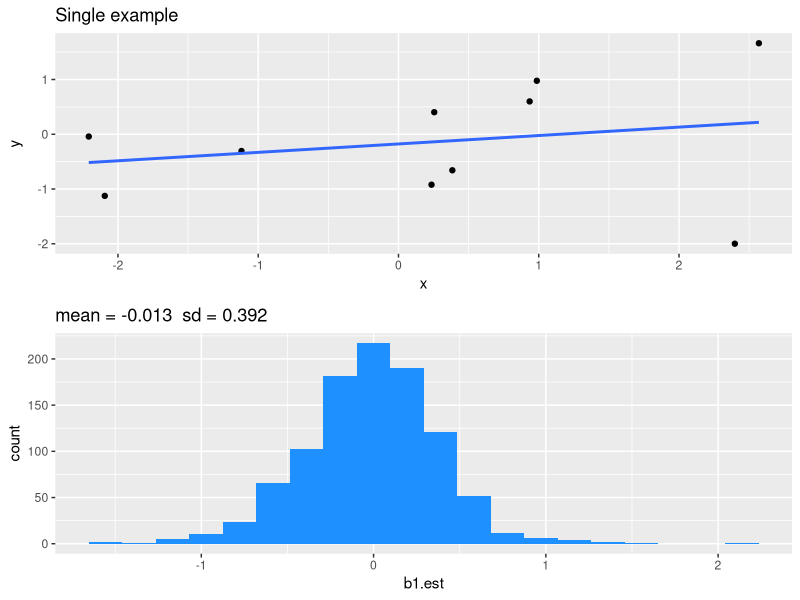
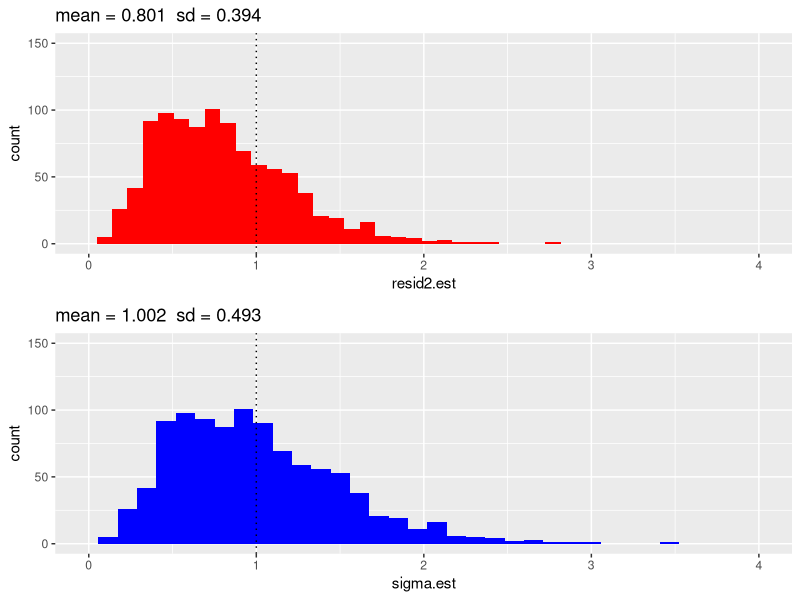
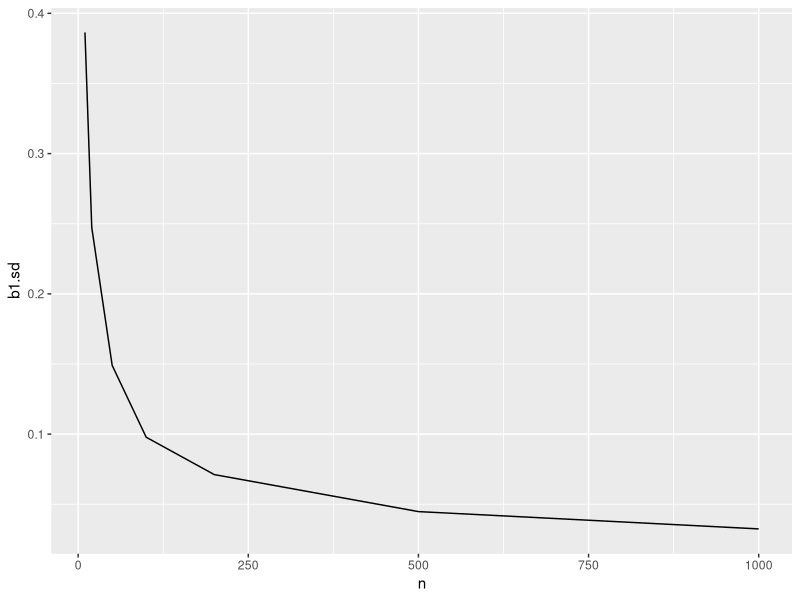
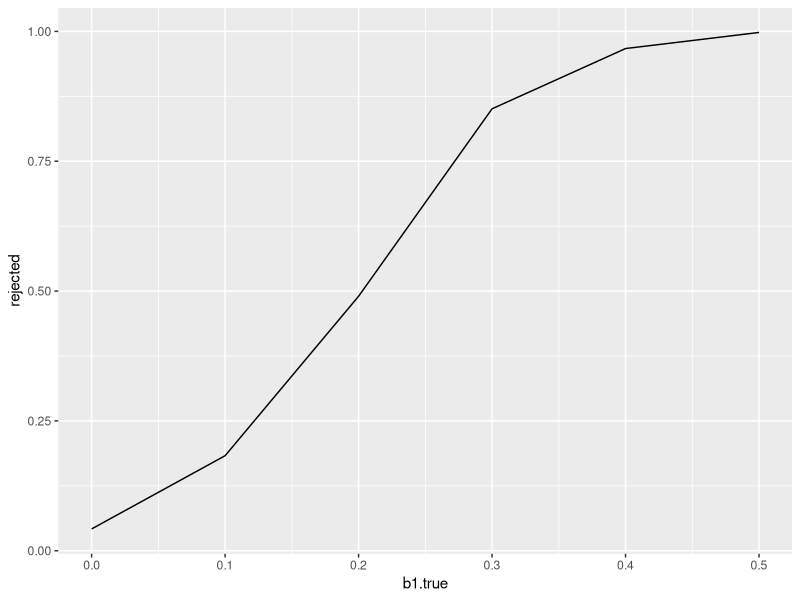

Recreate these plots in R, in order. (Note: a time limit stopped this script after it produced the figures.)

# Install required packages if they're not already installed, then load
for (f in c('dplyr', 'ggplot2', 'grid')) {
    if (!f %in% rownames(installed.packages())) {
        install.packages(f, dependencies = TRUE)
    }
    library(f, character.only = TRUE)
}; rm(f)




# =========================
# Assignment:
# =========================
# 1. Use the code in PS2 to examine the inference properties of LMs estimated using 
# Least Squares when applied to simulated regression data with continuous values of Y. 
# Investigate the properties of bias, efficiency, consistency, type I errors, and 
# power for the estimator of the slope b1. Also investigate bias and efficiency of 
# the estimator of the variance of the residuals; is the unbiased estimator the more 
# efficient?

# 2. Use the code in PS2 to examine the inference properties of LMs estimated using 
# Least Squares when applied to simulated regression data with binary values of Y. 
# Investigate the properties of bias, efficiency, consistency, type I errors, and 
# power for the estimator of the slope b1. Also investigate bias and efficiency of 
# the estimator of the variance of the residuals.

# 3. (optional) Derive mathematically the formula for the estimator of LS regression 
# coefficients.





# ========================================================================================
# ========================================================================================

# PS2: Investigating LMs with simulations

# ========================================================================================
# ========================================================================================


# ------------
# Simulating data
# ------------
cont_sim <- function(b0 = 0, b1 = 0, e.sd = 1, n = 10, single_ex = FALSE) {
    X <- rnorm(n = n)
    Y <- b0 + b1*X + rnorm(n = n, mean = 0, sd = e.sd)
    if (single_ex) {
        return(data_frame(x = X, y = Y))
    }
    z <- lm(Y ~ X, data = NULL)
    out_df <- data_frame(
        b0.est = z$coef[1],
        b1.est = z$coef[2],
        resid2.est = mean(z$resid^2),  # "residual sum of squares"
        sigma.est = mean(z$resid^2)*n/(n-2),  # "estimated variance of the random error"
        P = summary(z)$coef[2,4]
    )
    return(out_df)
}


nsims <- 1000

set.seed(111)
sim_df <- replicate(nsims, cont_sim(), simplify = FALSE) %>% bind_rows
sing_df <- cont_sim(single_ex = TRUE)


lm_p <- ggplot(sing_df, aes(x, y)) +
    ggtitle("Single example") + 
    geom_point() +
    geom_smooth(method = 'lm', se = FALSE)

sim_b1_h <- ggplot(sim_df, aes(b1.est)) + 
    geom_histogram(bins = 20, fill = 'dodgerblue') +
    ggtitle(paste('mean =', sprintf("%.3f", mean(sim_df$b1.est)),
                  ' sd =', sprintf("%.3f", sd(sim_df$b1.est))))

grid.newpage()
grid.draw(rbind(ggplotGrob(lm_p), 
                ggplotGrob(sim_b1_h), 
                size = "last"))



# ------------
# Two estimates of sigma
# ------------

# Residual sum of squares
sim_resid2_h <- ggplot(sim_df, aes(resid2.est)) + 
    geom_histogram(bins = 30, fill = 'red') +
    geom_vline(aes(xintercept = 1^2), linetype= 3) +
    ggtitle(paste('mean =', sprintf("%.3f", mean(sim_df$resid2.est)),
                  ' sd =', sprintf("%.3f", sd(sim_df$resid2.est)))) + 
    coord_cartesian(xlim = c(0, 4), ylim = c(0, 150))

# Sigma: estimated variance of the random error
sim_sigma_h <- ggplot(sim_df, aes(sigma.est)) + 
    geom_histogram(bins = 30, fill = 'blue') +
    geom_vline(aes(xintercept = 1^2), linetype= 3) +
    ggtitle(paste('mean =', sprintf("%.3f", mean(sim_df$sigma.est)),
                  ' sd =', sprintf("%.3f", sd(sim_df$sigma.est)))) + 
    coord_cartesian(xlim = c(0, 4), ylim = c(0, 150))

grid.newpage()
grid.draw(rbind(ggplotGrob(sim_resid2_h), 
                ggplotGrob(sim_sigma_h), 
                size = "last"))

# ------------
# Bias
# ------------
# Using Mean Signed Deviation (MSD)

# In estimators of sigma
sum((sim_df$resid2.est - 1) / nrow(sim_df))
sum((sim_df$sigma.est - 1) / nrow(sim_df))
# sigma.est is *less* biased

# In b1
sum((sim_df$b1.est - 0) / nrow(sim_df))


# ------------
# Efficiency
# ------------
# Relative
{sum((sim_df$resid2.est - 1)^2) / nrow(sim_df)} / 
{sum((sim_df$sigma.est - 1)^2) / nrow(sim_df)}
# sigma.est is *less* efficient


# ------------
# Type I errors
# ------------
mean(sim_df$P < 0.05)



# ------------
# Consistency
# ------------

nrange <- c(10, 20, 50, 100, 200, 500, 1000)

mult_ns <- data_frame()
set.seed(222)
for(n in nrange){
    output <- replicate(nsims, cont_sim(n = n), simplify = FALSE) %>% 
        bind_rows %>%
        mutate(n = as.integer(n))
    mult_ns <- bind_rows(mult_ns, output)
}; rm(n, output)


consistency <- mult_ns %>% 
    group_by(n) %>% 
    summarize(b1.sd = sd(b1.est))

ggplot(consistency, aes(n, b1.sd)) + geom_line()



# ------------
# Power
# ------------

b1range <- c(0, 0.1, 0.2, 0.3, 0.4, 0.5)

mult_b1 <- data_frame()
set.seed(333)
for(b1 in b1range){
    output <- replicate(nsims, cont_sim(n = 100, b1 = b1), simplify = FALSE) %>% 
        bind_rows %>%
        mutate(b1.true = b1)
    mult_b1 <- bind_rows(mult_b1, output)
}; rm(b1, output)

mult_b1$rejected <- mult_b1$P < 0.05

powers <- mult_b1 %>% 
    group_by(b1.true) %>% 
    summarize(rejected = mean(rejected))

ggplot(powers, aes(b1.true, rejected)) + geom_line()



# 

mult_np <- data_frame()
set.seed(333)
for(n in nrange){
    output <- replicate(nsims, cont_sim(n = n, b1 = 0.2), simplify = FALSE) %>% 
        bind_rows %>%
        mutate(n = n)
    mult_np <- bind_rows(mult_np, output)
}; rm(n, output)

mult_np$rejected <- mult_np$P < 0.05

powers_n <- mult_np %>% 
    group_by(n) %>% 
    summarize(rejected = mean(rejected))

ggplot(powers_n, aes(n, rejected)) + geom_line()



# ==========================================================================
# ==========================================================================

# Simulate a binary dataset

# ==========================================================================
# ==========================================================================

inv_logit <- function(x){
    exp(x)/(1 + exp(x))
}


bin_sim <- function(b0 = 0, b1 = 0, n = 10) {
    X <- rnorm(n = n)
    Y <- rbinom(n = n, size = 1, prob = inv_logit(b0 + b1*X))
    z <- lm(Y ~ X, data = NULL)
    out_df <- data_frame(
        b0.est = z$coef[1],
        b1.est = z$coef[2],
        resid2.est = mean(z$resid^2),  # "residual sum of squares"
        sigma.est = mean(z$resid^2)*n/(n-2),  # "estimated variance of the random error"
        P = summary(z)$coef[2,4]
    )
    return(out_df)
}

nsims <- 1000

set.seed(111)
sim_df <- replicate(nsims, bin_sim(), simplify = FALSE) %>% bind_rows


# ------------
# Two estimates of sigma
# ------------

# Residual sum of squares
sim_resid2_h <- ggplot(sim_df, aes(resid2.est)) + 
    geom_histogram(bins = 30, fill = 'red') +
    # geom_vline(aes(xintercept = 1^2), linetype= 3) +
    ggtitle(paste('mean =', sprintf("%.3f", mean(sim_df$resid2.est)),
                  ' sd =', sprintf("%.3f", sd(sim_df$resid2.est)))) + 
    coord_cartesian(xlim = c(-0.01, 0.325), ylim = c(0, 150))

# Sigma: estimated variance of the random error
sim_sigma_h <- ggplot(sim_df, aes(sigma.est)) + 
    geom_histogram(bins = 30, fill = 'blue') +
    # geom_vline(aes(xintercept = 1^2), linetype= 3) +
    ggtitle(paste('mean =', sprintf("%.3f", mean(sim_df$sigma.est)),
                  ' sd =', sprintf("%.3f", sd(sim_df$sigma.est)))) + 
    coord_cartesian(xlim = c(-0.01, 0.325), ylim = c(0, 150))

grid.newpage()
grid.draw(rbind(ggplotGrob(sim_resid2_h), 
                ggplotGrob(sim_sigma_h), 
                size = "last"))



# Lines for unbiased estimator of variance
# sigma2 <- mean(output$sigma.est)
# lines(sigma2*.05*(0:80), ((n-2)/sigma2)*dchisq(n*.05*(0:80), df=n-2), col="red")


# ------------
# Bias
# ------------
# Using Mean Signed Deviation (MSD)

# From simple binomial distribution
sigma_known <- 0.5 * 0.5
# If sigma is known, then above *does* apply (otherwise, it's np(1-p))

# In estimators of sigma
sum((sim_df$resid2.est - sigma_known) / nrow(sim_df))
sum((sim_df$sigma.est - sigma_known) / nrow(sim_df))

# In b1
sum((sim_df$b1.est - 0) / nrow(sim_df))


# ------------
# Efficiency
# ------------
# Relative
{sum((sim_df$resid2.est - sigma_known)^2) / nrow(sim_df)} /
{sum((sim_df$sigma.est - sigma_known)^2) / nrow(sim_df)}



# ------------
# Type I errors
# ------------
mean(sim_df$P < 0.05, na.rm = TRUE)

# There are NaNs bc at small sample sizes, sometimes you randomly get all 0s or 1s


# ------------
# Consistency
# ------------

nrange <- c(10, 20, 50, 100, 200, 500, 1000)

mult_ns <- data_frame()
set.seed(222)
for(n in nrange){
    output <- replicate(nsims, bin_sim(n = n), simplify = FALSE) %>% 
        bind_rows %>%
        mutate(n = as.integer(n))
    mult_ns <- bind_rows(mult_ns, output)
}; rm(n, output)


consistency <- mult_ns %>% 
    group_by(n) %>% 
    summarize(b1.sd = sd(b1.est))
consistency

ggplot(consistency, aes(n, b1.sd)) + geom_line()



# ------------
# Power
# ------------

b1range <- c(0, 0.1, 0.2, 0.3, 0.4, 0.5)

mult_b1 <- data_frame()
set.seed(333)
for(b1 in b1range){
output <- replicate(nsims, bin_sim(n = 100, b1 = b1), simplify = FALSE) %>% 
        bind_rows %>%
        mutate(b1.true = b1)
    mult_b1 <- bind_rows(mult_b1, output)
}; rm(b1, output)

mult_b1$rejected <- mult_b1$P < 0.05

powers <- mult_b1 %>% 
    group_by(b1.true) %>% 
    summarize(rejected = mean(rejected))
powers

ggplot(powers, aes(b1.true, rejected)) + geom_line()












# ========================================================================================
# ========================================================================================
# ========================================================================================
# ========================================================================================
# ========================================================================================
# ========================================================================================
# ========================================================================================
# ========================================================================================
# ========================================================================================
# ========================================================================================



# # Moving this file to Box folder...
# system(
#     paste("cd", getwd(),
#           "&& cp Nell_PS2.R",
#           "~/'Box Sync/ZooEnt_540_2016/Homework Folders/L_Nell/'")
# )
